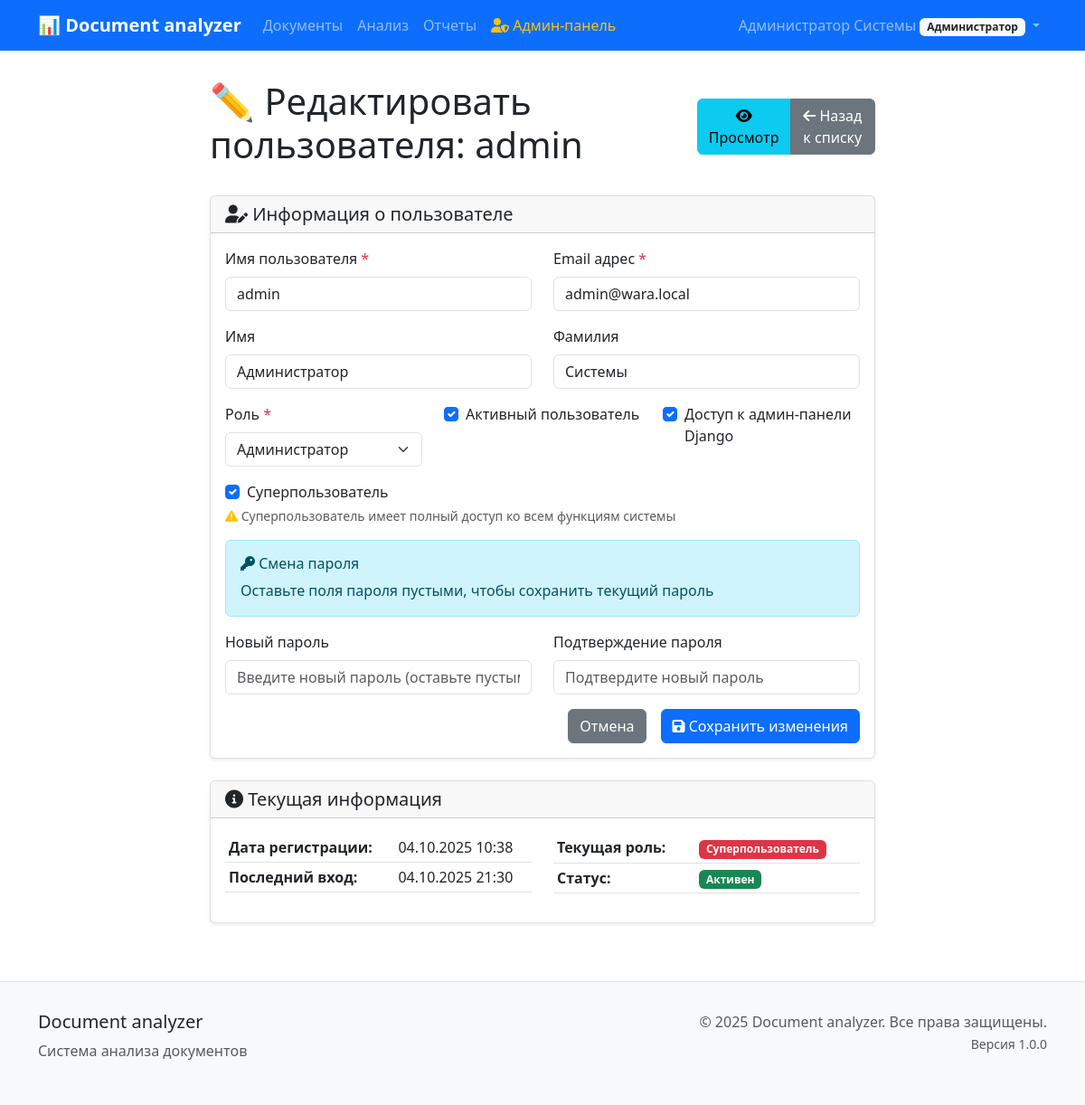
The app's page /users/admin/1/edit/ (signed in), older data.
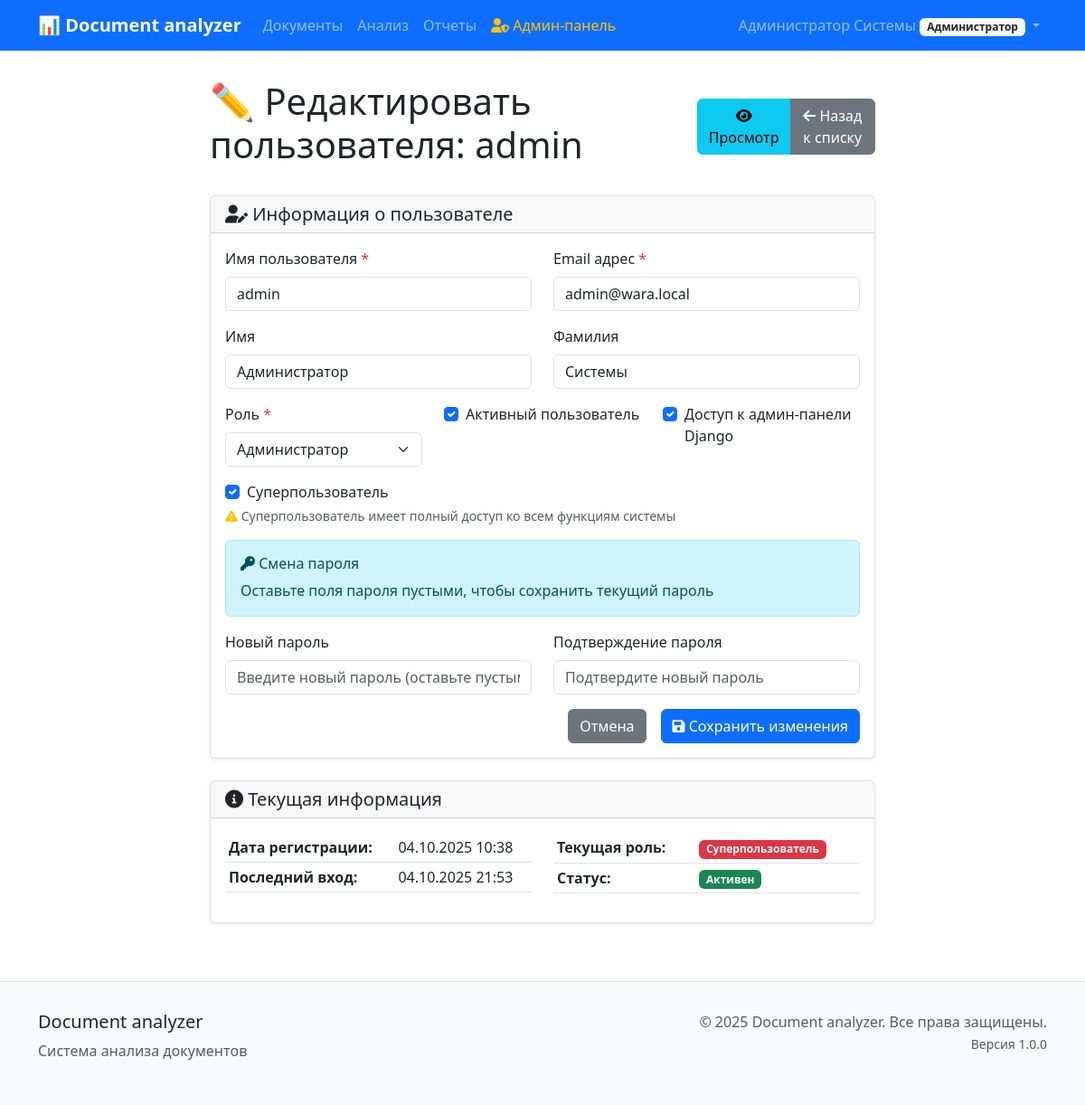
The same page, newer data.
### users/models.py (models this page shows, shortened)
class User(AbstractUser):
    ROLE_CHOICES = [
        ('admin', 'Администратор'),
        ('manager', 'Руководитель'),
        ('viewer', 'Наблюдатель'),
    ]
    role = models.CharField(
        max_length=20,
        choices=ROLE_CHOICES,
        default='viewer',
        verbose_name='Роль'
    )
    department = models.CharField(
        max_length=100,
        blank=True,
        verbose_name='Отдел'
    )
    phone = models.CharField(
        max_length=20,
        blank=True,
        verbose_name='Телефон'
    )
    notification_settings = models.JSONField(
        default=dict,
        blank=True,
        verbose_name='Настройки уведомлений'
    )
    created_at = models.DateTimeField(
        auto_now_add=True,
        verbose_name='Дата создания'
    )
    updated_at = models.DateTimeField(
        auto_now=True,
        verbose_name='Дата обновления'
    )
    class Meta:
        verbose_name = 'Пользователь'
        verbose_name_plural = 'Пользователи'
        ordering = ['username']

### users/admin_views.py (the view, shortened to what this page needs)
# urls.py: path('admin/<int:pk>/edit/', admin_views.AdminUserEditView.as_view(), name='admin_edit'),
class AdminUserEditView(AdminRequiredMixin, UpdateView):
    model = User
    form_class = AdminUserEditForm
    template_name = 'users/admin/user_edit.html'
    context_object_name = 'user_obj'
    def get_object(self):
        return get_object_or_404(User, pk=self.kwargs['pk'])

### users/admin_views.py (called while the page is built)
    def test_func(self):
        return self.request.user.is_authenticated and (
            self.request.user.is_superuser or
            self.request.user.role == 'admin'
        )

### templates/users/admin/user_edit.html (shortened to what the changed rows need)
{% extends 'base/base.html' %}
{% block content %}
<div class="row justify-content-center">
    <div class="col-md-8">
        <div class="d-flex justify-content-between align-items-center mb-4">
            <h1>✏️ Редактировать пользователя: {{ user_obj.username }}</h1>
            <div class="btn-group" role="group">
                <a href="{% url 'users:admin_detail' user_obj.pk %}" class="btn btn-info">
                </a>
                <a href="{% url 'users:admin_list' %}" class="btn btn-secondary">
                </a>
            </div>
        </div>
        <div class="card">
            <div class="card-body">
                <form method="post">
                    <div class="row">
                        <div class="col-md-6">
                            <div class="mb-3">
                                <label for="{{ form.username.id_for_label }}" class="form-label">
                                    {{ form.username.label }}
                                    <span class="text-danger">*</span>
                                </label>
                                {{ form.username }}
                            </div>
                        </div>
                        <div class="col-md-6">
                            <div class="mb-3">
                                <label for="{{ form.email.id_for_label }}" class="form-label">
                                    {{ form.email.label }}
                                    <span class="text-danger">*</span>
                                </label>
                                {{ form.email }}
                            </div>
                        </div>
                    </div>
                    <div class="row">
                        <div class="col-md-6">
                            <div class="mb-3">
                                <label for="{{ form.first_name.id_for_label }}" class="form-label">
                                    {{ form.first_name.label }}
                                </label>
                                {{ form.first_name }}
                            </div>
                        </div>
                        <div class="col-md-6">
                            <div class="mb-3">
                                <label for="{{ form.last_name.id_for_label }}" class="form-label">
                                    {{ form.last_name.label }}
                                </label>
                                {{ form.last_name }}
                            </div>
                        </div>
                    </div>
                    <div class="row">
                        <div class="col-md-4">
                            <div class="mb-3">
                                <label for="{{ form.role.id_for_label }}" class="form-label">
                                    {{ form.role.label }}
                                    <span class="text-danger">*</span>
                                </label>
                                {{ form.role }}
                            </div>
                        </div>
                        <div class="col-md-4">
                            <div class="mb-3">
                                <div class="form-check">
                                    {{ form.is_active }}
                                    <label for="{{ form.is_active.id_for_label }}" class="form-check-label">
                                        {{ form.is_active.label }}
                                    </label>
                                </div>
                            </div>
                        </div>
                        <div class="col-md-4">
                            <div class="mb-3">
                                <div class="form-check">
                                    {{ form.is_staff }}
                                    <label for="{{ form.is_staff.id_for_label }}" class="form-check-label">
                                        {{ form.is_staff.label }}
                                    </label>
                                </div>
                            </div>
                        </div>
                    </div>
                    <div class="row">
                        <div class="col-md-12">
                            <div class="mb-3">
                                <div class="form-check">
                                    {{ form.is_superuser }}
                                    <label for="{{ form.is_superuser.id_for_label }}" class="form-check-label">
                                        {{ form.is_superuser.label }}
                                    </label>
                                </div>
                            </div>
                        </div>
                    </div>
                </form>
            </div>
        </div>
        <div class="card mt-4">
            <div class="card-body">
                <div class="row">
                    <div class="col-md-6">
                        <table class="table table-sm">
                            <tr>
                                <td><strong>Дата регистрации:</strong></td>
                                <td>{{ user_obj.date_joined|date:"d.m.Y H:i" }}</td>
                            </tr>
                            <tr>
                                <td><strong>Последний вход:</strong></td>
                                <td>
                                    {% if user_obj.last_login %}
                                        {{ user_obj.last_login|date:"d.m.Y H:i" }}
                                    {% else %}
                                        <span class="text-muted">Никогда</span>
                                    {% endif %}
                                </td>
                            </tr>
                        </table>
                    </div>
                </div>
            </div>
        </div>
    </div>
</div>
{% endblock %}

### templates/base/base.html (shortened to what this page needs)
<!DOCTYPE html>
<html lang="ru">
<head>
    <link href="https://cdn.jsdelivr.net/npm/bootstrap@5.3.0/dist/css/bootstrap.min.css" rel="stylesheet">
    <link href="https://cdnjs.cloudflare.com/ajax/libs/font-awesome/6.0.0/css/all.min.css" rel="stylesheet">
</head>
<body>
    <nav class="navbar navbar-expand-lg navbar-dark bg-primary">
        <div class="container">
            <a class="navbar-brand" href="{% url 'documents:list' %}">
                📊 Document analyzer
            </a>
            <div class="collapse navbar-collapse" id="navbarNav">
                <ul class="navbar-nav me-auto">
                    <li class="nav-item">
                        <a class="nav-link" href="{% url 'documents:list' %}">Документы</a>
                    </li>
                    <li class="nav-item">
                        <a class="nav-link" href="{% url 'analysis:list' %}">Анализ</a>
                    </li>
                    <li class="nav-item">
                        <a class="nav-link" href="{% url 'reports:list' %}">Отчеты</a>
                    </li>
                    {% if user.is_authenticated and user.is_superuser or user.role == 'admin' %}
                        <li class="nav-item">
                            <a class="nav-link text-warning" href="{% url 'users:admin_list' %}">
                                <i class="fas fa-user-shield"></i> Админ-панель
                            </a>
                        </li>
                    {% endif %}
                </ul>
                <ul class="navbar-nav">
                    {% if user.is_authenticated %}
                        <li class="nav-item dropdown">
                            <a class="nav-link dropdown-toggle" href="#" role="button" data-bs-toggle="dropdown">
                                {{ user.get_full_name|default:user.username }}
                                <span class="badge bg-light text-dark">{{ user.get_role_display }}</span>
                            </a>
                        </li>
                    {% else %}
                        <li class="nav-item">
                            <a class="nav-link" href="{% url 'users:login' %}">Войти</a>
                        </li>
                    {% endif %}
                </ul>
            </div>
        </div>
    </nav>
    <div class="container main-content">
        {% block content %}{% endblock %}
    </div>
    <footer class="footer">
        <div class="container">
            <div class="row">
                <div class="col-md-6">
                    <h5>Document analyzer</h5>
                    <p class="text-muted">Система анализа документов</p>
                </div>
                <div class="col-md-6 text-md-end">
                    <p class="text-muted">
                        &copy; 2025 Document analyzer. Все права защищены.<br>
                        <small>Версия 1.0.0</small>
                    </p>
                </div>
            </div>
        </div>
    </footer>
</body>
</html>

Row changes from the older to the newer data that the page shows:
changed User "admin": last_login "04.10.2025 21:30" → "04.10.2025 21:53"
